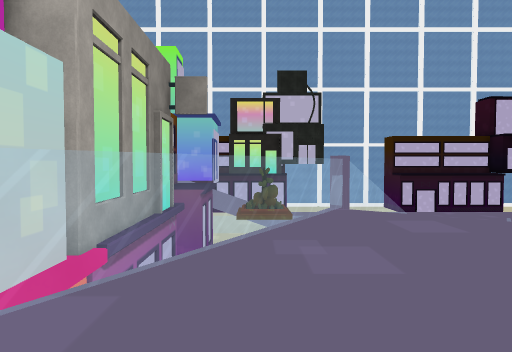
[1] (above)

24 first-person views from a walk through a scene from a Unity 3-D project. The camera is 1.4 m above the floor, tilts 2° down and sees 70° across. The floor is counted in squares, 2 m on a side. Each view is taken from the middle of a square. On the plan, view 1 faces up. The plan holds only what a view shows up to about 11 squares ahead; the rest is blank. The place goes on beyond the plan. Some surface patterns are stand-ins.

[2]
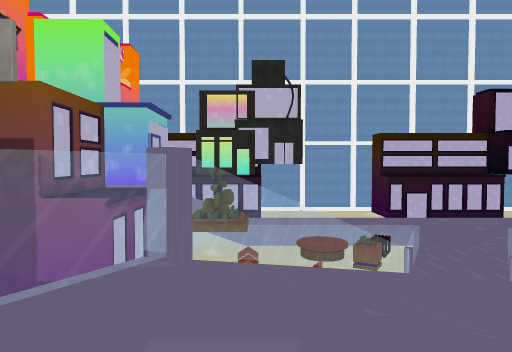

[3]
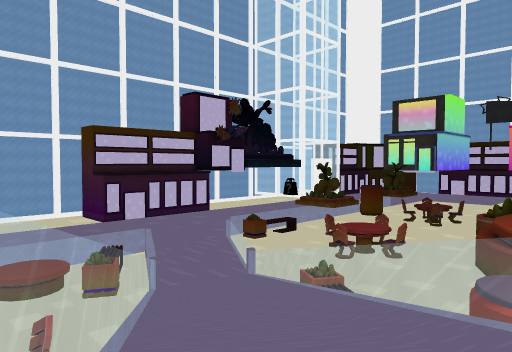

[4]
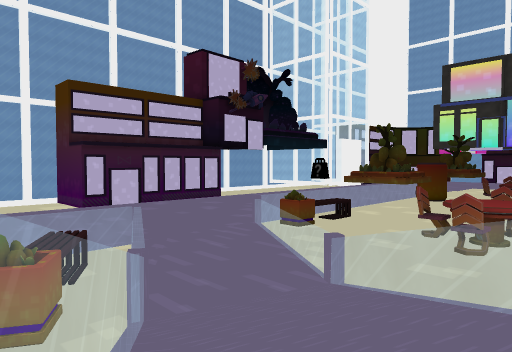

[5]
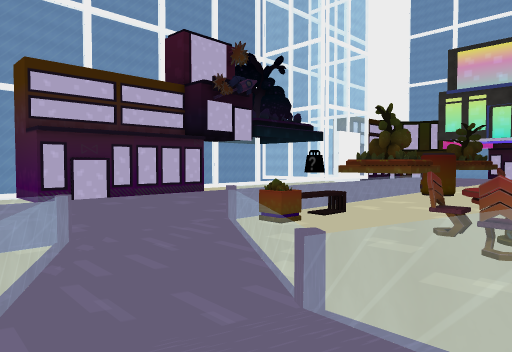

[6]
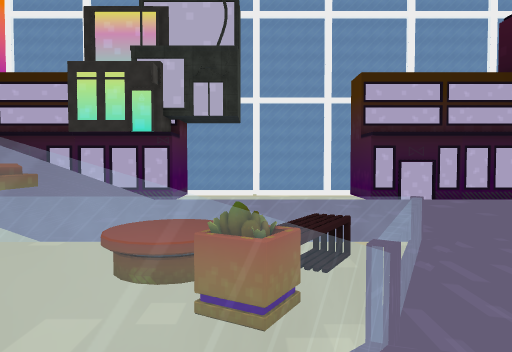

[7]
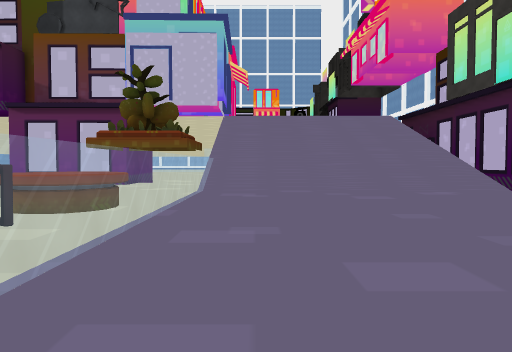

[8]
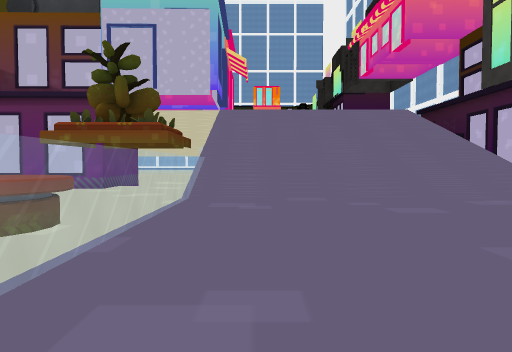

[9]
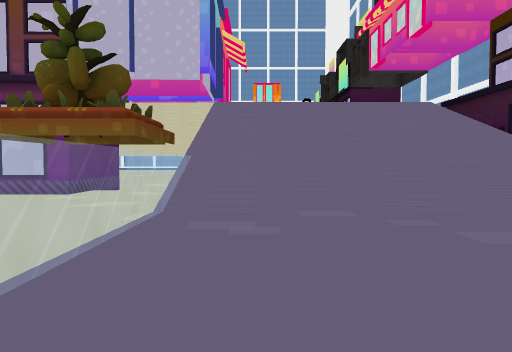

[10]
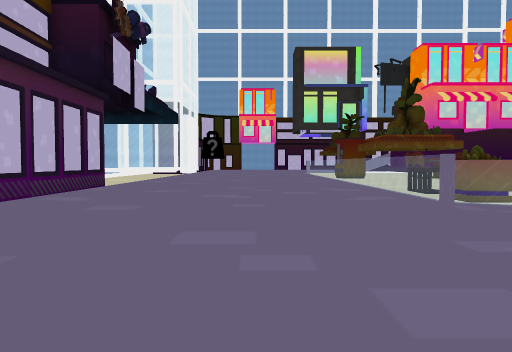

[11]
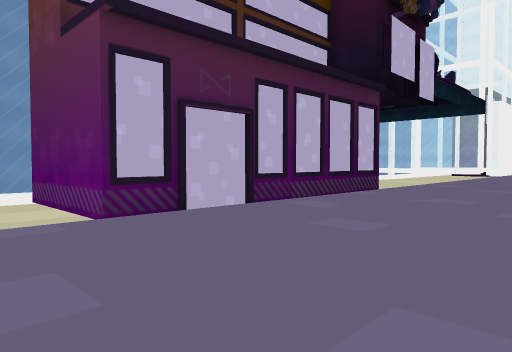

[12]
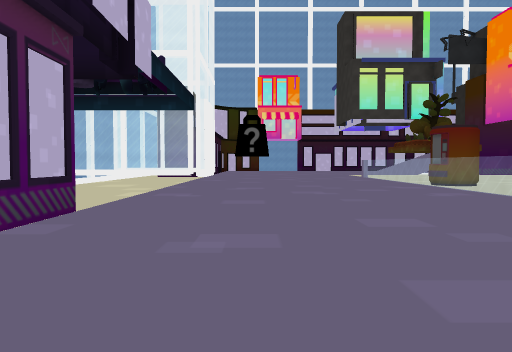

[13]
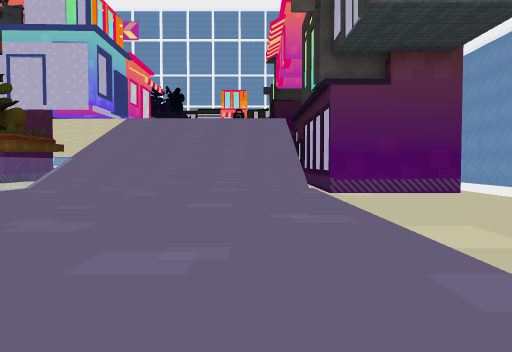

[14]
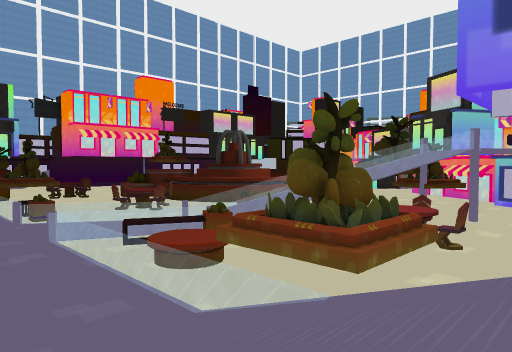

[15]
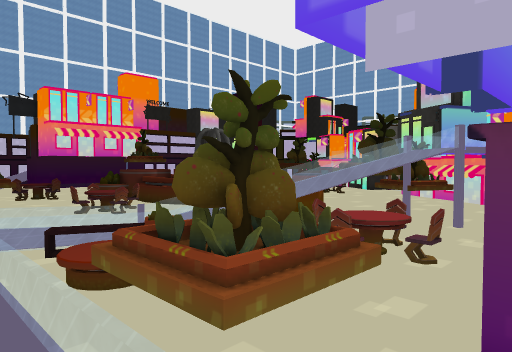

[16]
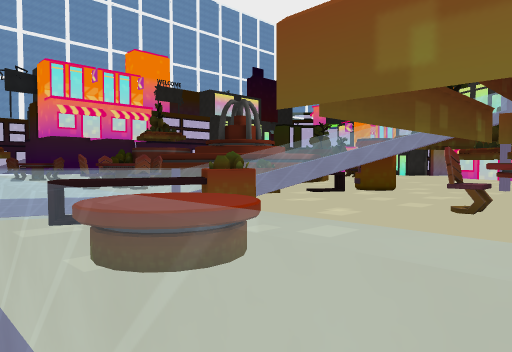

[17]
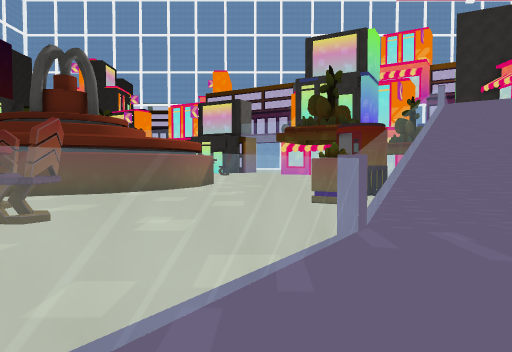

[18]
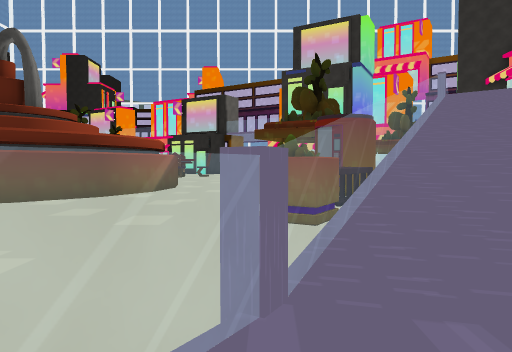

[19]
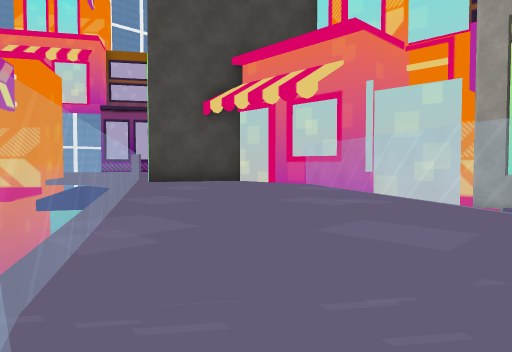

[20]
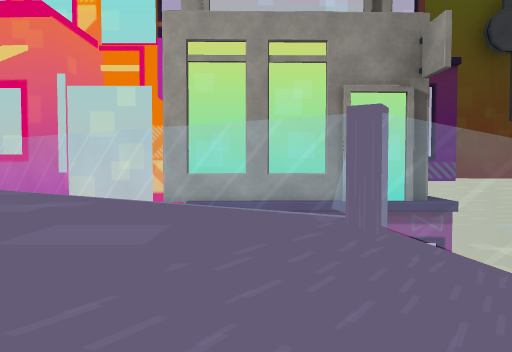

[21]
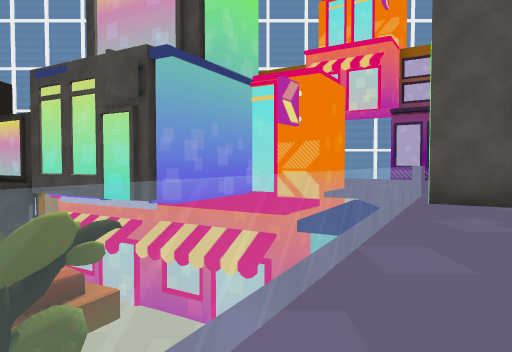

[22]
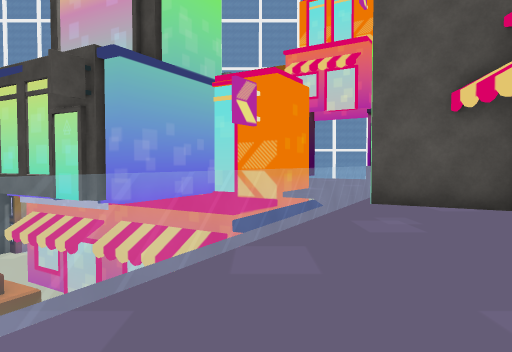

[23]
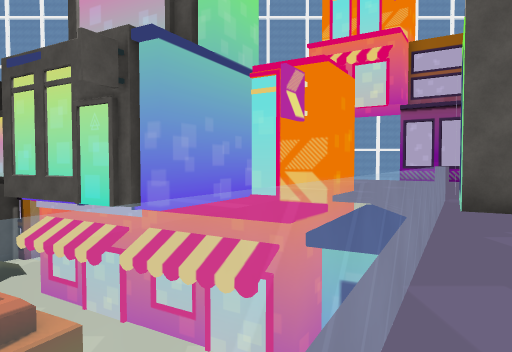

[24]
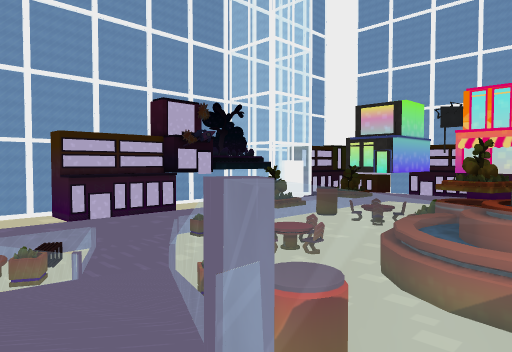

### Floor plan
Key: @ floor where view 1 was taken; # wall or solid block; . main floor; : floor 2 m higher than the main floor; + floor 6 m higher than the main floor; / step, stairs or slope; = window, fence, low wall or low ledge; ^ raised ledge; v drop or lower ground; B building; C chair; T table; P pillar; M machine; O other object.
Columns run from 3 left of view 1 to 24 right of it. Each row starts with its distance up from view 1.
 30     vvvvvvv   #
 29      #vvvvvv  #
 28 B####Bvvvvvvvv#BB####B#==v=
 27 /////.......................
 26 /////.......................
 25 /////.......................
 24 /////.......................
 23 /////.......................
 22 /////.......................
 21 /////.......................
 20 /////.......P....P.... .....
 19  v###==TT====...=O....   ...
 18  ^###^^TTTO=.....OOOO     ..
 17  ^###^^TTTO=...=.....
 16 BB^^^^^^OO=...=.......
 15 BB^^^^^^^OP.......C...
 14 B^^^^^^^^=///P....CC.
 13 B ^^^C^^^=//=....CTCC
 12 ^ ^Cv:^C=///......C
 11   ^^^v^=/// OO.....
 10   ^^^ ^=///OO.......
  9    ^^ =////O .....###
  8  #    =//=   ....##
  7 BB   =///.MM.....#
  6 BB  =////  M ...##
  5 BB  =+//.     ..#
  4 BB =+++=
  3 BB=+++/
  2 BB=+++/
  1 BB++++
  0  B+@+.
 -1  #++
 -2  #B+
 -3    #    ...
 -4     B##B...
 -5    BB ##B..
 -6     B    #B..
 -7            B..
 -8             #.

Positions as (right, up) in squares from view 1, and headings:
1: (0, 0), facing up
2: (2, 3), facing up
3: (2, 6), facing up-right
4: (5, 11), facing up-right
5: (7, 12), facing up-right
6: (6, 12), facing up
7: (11, 21), facing left
8: (9, 21), facing left
9: (7, 21), facing left
10: (7, 23), facing right
11: (9, 23), facing up-right
12: (13, 25), facing right
13: (12, 26), facing left
14: (-3, 23), facing down-right
15: (-3, 21), facing down-right
16: (1, 20), facing down-right
17: (11, 18), facing down
18: (10, 16), facing down
19: (4, 5), facing down-left
20: (4, 5), facing left
21: (3, 4), facing down
22: (2, 4), facing down
23: (3, 3), facing down
24: (3, 3), facing up-right
